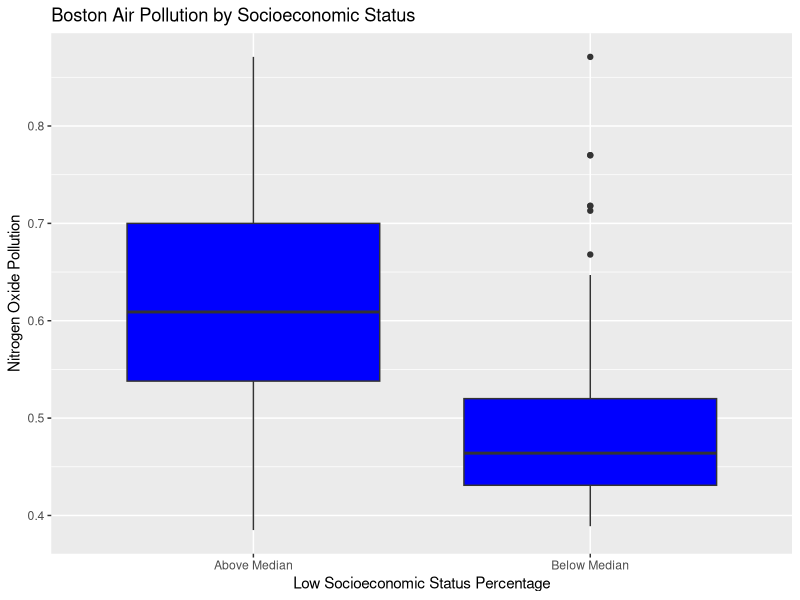

The R source for this figure:
#load libraries
library(MASS)
library(ggplot2)

#assign the Boston data set to df
df = Boston

#create a column that shows whether the low socioeconomic status
#percentage is below or above the median
df$lstat.med = ifelse(df$lstat > median(df$lstat), "Above Median",
                      "Below Median")

#make a boxplot of the air pollution by socioeconomic status
ggplot(df)+
  geom_boxplot(aes(x = lstat.med, y = nox), fill = "blue") +
  labs(x = "Low Socioeconomic Status Percentage", 
       y = "Nitrogen Oxide Pollution",
       title = "Boston Air Pollution by Socioeconomic Status")
